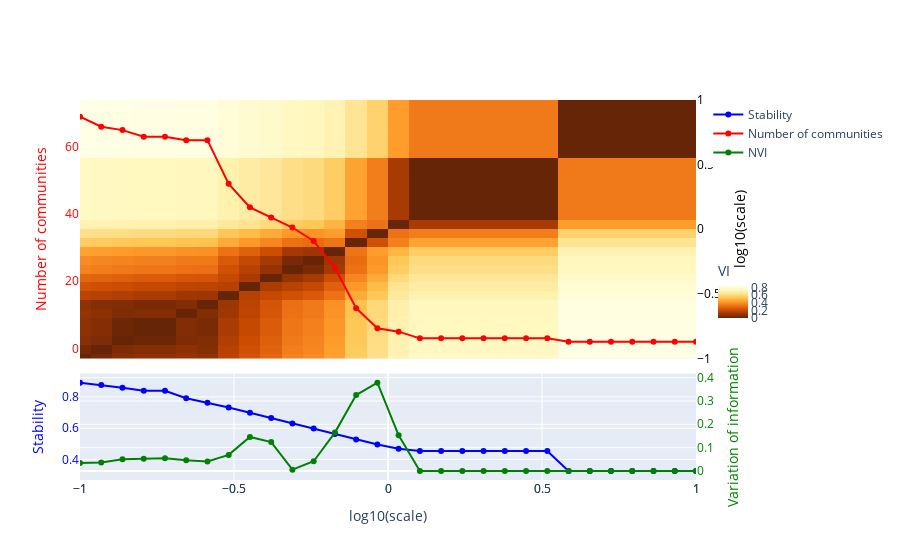

Notebook cell for this chart:
### Code cell
# plot the results using plotly
plotting.plot_scan(all_results,use_plotly=True)

### Figure 1 — Plotly figure (JSON) as saved in the notebook; plotly's stock layout.template omitted (floating-point values rounded to 4 significant figures; data arrays with more than 128 entries replaced by an {"elided": "..."} marker saying what was removed)
{"data": [{"hovertemplate": "<b>scale</b>: %{x:.2f}, <br>%{text}<extra></extra>", "marker": {"color": "blue"}, "mode": "lines+markers", "name": "Stability", "text": ["Number of communities: 69, <br> Stability: 0.891,\n        <br> Normalised Variation Information: 0.034, <br> Index: 0", "Number of communities: 66, <br> Stability: 0.876,\n        <br> Normalised Variation Information: 0.036, <br> Index: 1", "Number of communities: 65, <br> Stability: 0.858,\n        <br> Normalised Variation Information: 0.05, <br> Index: 2", "Number of communities: 63, <br> Stability: 0.839,\n        <br> Normalised Variation Information: 0.053, <br> Index: 3", "Number of communities: 63, <br> Stability: 0.839,\n        <br> Normalised Variation Information: 0.054, <br> Index: 4", "Number of communities: 62, <br> Stability: 0.791,\n        <br> Normalised Variation Information: 0.046, <br> Index: 5", "Number of communities: 62, <br> Stability: 0.763,\n        <br> Normalised Variation Information: 0.041, <br> Index: 6", "Number of communities: 49, <br> Stability: 0.732,\n        <br> Normalised Variation Information: 0.069, <br> Index: 7", "Number of communities: 42, <br> Stability: 0.699,\n        <br> Normalised Variation Information: 0.146, <br> Index: 8", "Number of communities: 39, <br> Stability: 0.665,\n        <br> Normalised Variation Information: 0.124, <br> Index: 9", "Number of communities: 36, <br> Stability: 0.631,\n        <br> Normalised Variation Information: 0.005, <br> Index: 10", "Number of communities: 32, <br> Stability: 0.598,\n        <br> Normalised Variation Information: 0.042, <br> Index: 11", "Number of communities: 24, <br> Stability: 0.563,\n        <br> Normalised Variation Information: 0.164, <br> Index: 12", "Number of communities: 12, <br> Stability: 0.528,\n        <br> Normalised Variation Information: 0.325, <br> Index: 13", "Number of communities: 6, <br> Stability: 0.496,\n        <br> Normalised Variation Information: 0.378, <br> Index: 14", "Number of communities: 5, <br> Stability: 0.468,\n        <br> Normalised Variation Information: 0.153, <br> Index: 15", "Number of communities: 3, <br> Stability: 0.454,\n        <br> Normalised Variation Information: 0.0, <br> Index: 16", "Number of communities: 3, <br> Stability: 0.454,\n        <br> Normalised Variation Information: 0.0, <br> Index: 17", "Number of communities: 3, <br> Stability: 0.454,\n        <br> Normalised Variation Information: 0.0, <br> Index: 18", "Number of communities: 3, <br> Stability: 0.454,\n        <br> Normalised Variation Information: 0.0, <br> Index: 19", "Number of communities: 3, <br> Stability: 0.454,\n        <br> Normalised Variation Information: 0.0, <br> Index: 20", "Number of communities: 3, <br> Stability: 0.454,\n        <br> Normalised Variation Information: 0.0, <br> Index: 21", "Number of communities: 3, <br> Stability: 0.454,\n        <br> Normalised Variation Information: 0.0, <br> Index: 22", "Number of communities: 2, <br> Stability: 0.327,\n        <br> Normalised Variation Information: 0.0, <br> Index: 23", "Number of communities: 2, <br> Stability: 0.327,\n        <br> Normalised Variation Information: 0.0, <br> Index: 24", "Number of communities: 2, <br> Stability: 0.327,\n        <br> Normalised Variation Information: 0.0, <br> Index: 25", "Number of communities: 2, <br> Stability: 0.327,\n        <br> Normalised Variation Information: 0.0, <br> Index: 26", "Number of communities: 2, <br> Stability: 0.327,\n        <br> Normalised Variation Information: 0.0, <br> Index: 27", "Number of communities: 2, <br> Stability: 0.327,\n        <br> Normalised Variation Information: 0.0, <br> Index: 28", "Number of communities: 2, <br> Stability: 0.327,\n        <br> Normalised Variation Information: 0.0, <br> Index: 29"], "type": "scatter", "x": [-1, -0.931, -0.8621, -0.7931, -0.7241, -0.6552, -0.5862, -0.5172, -0.4483, -0.3793, -0.3103, -0.2414, -0.1724, -0.1034, -0.03448, 0.03448, 0.1034, 0.1724, 0.2414, 0.3103, 0.3793, 0.4483, 0.5172, 0.5862, 0.6552, 0.7241, 0.7931, 0.8621, 0.931, 1], "y": [0.8908, 0.8757, 0.8584, 0.8387, 0.8387, 0.7912, 0.7629, 0.7322, 0.6994, 0.6651, 0.6306, 0.5977, 0.5629, 0.5285, 0.4961, 0.4685, 0.454, 0.454, 0.454, 0.454, 0.454, 0.454, 0.454, 0.3274, 0.3274, 0.3274, 0.3274, 0.3274, 0.3274, 0.3274]}, {"hovertemplate": "<b>scale</b>: %{x:.2f}, <br>%{text}<extra></extra>", "marker": {"color": "red"}, "mode": "lines+markers", "name": "Number of communities", "text": ["Number of communities: 69, <br> Stability: 0.891,\n        <br> Normalised Variation Information: 0.034, <br> Index: 0", "Number of communities: 66, <br> Stability: 0.876,\n        <br> Normalised Variation Information: 0.036, <br> Index: 1", "Number of communities: 65, <br> Stability: 0.858,\n        <br> Normalised Variation Information: 0.05, <br> Index: 2", "Number of communities: 63, <br> Stability: 0.839,\n        <br> Normalised Variation Information: 0.053, <br> Index: 3", "Number of communities: 63, <br> Stability: 0.839,\n        <br> Normalised Variation Information: 0.054, <br> Index: 4", "Number of communities: 62, <br> Stability: 0.791,\n        <br> Normalised Variation Information: 0.046, <br> Index: 5", "Number of communities: 62, <br> Stability: 0.763,\n        <br> Normalised Variation Information: 0.041, <br> Index: 6", "Number of communities: 49, <br> Stability: 0.732,\n        <br> Normalised Variation Information: 0.069, <br> Index: 7", "Number of communities: 42, <br> Stability: 0.699,\n        <br> Normalised Variation Information: 0.146, <br> Index: 8", "Number of communities: 39, <br> Stability: 0.665,\n        <br> Normalised Variation Information: 0.124, <br> Index: 9", "Number of communities: 36, <br> Stability: 0.631,\n        <br> Normalised Variation Information: 0.005, <br> Index: 10", "Number of communities: 32, <br> Stability: 0.598,\n        <br> Normalised Variation Information: 0.042, <br> Index: 11", "Number of communities: 24, <br> Stability: 0.563,\n        <br> Normalised Variation Information: 0.164, <br> Index: 12", "Number of communities: 12, <br> Stability: 0.528,\n        <br> Normalised Variation Information: 0.325, <br> Index: 13", "Number of communities: 6, <br> Stability: 0.496,\n        <br> Normalised Variation Information: 0.378, <br> Index: 14", "Number of communities: 5, <br> Stability: 0.468,\n        <br> Normalised Variation Information: 0.153, <br> Index: 15", "Number of communities: 3, <br> Stability: 0.454,\n        <br> Normalised Variation Information: 0.0, <br> Index: 16", "Number of communities: 3, <br> Stability: 0.454,\n        <br> Normalised Variation Information: 0.0, <br> Index: 17", "Number of communities: 3, <br> Stability: 0.454,\n        <br> Normalised Variation Information: 0.0, <br> Index: 18", "Number of communities: 3, <br> Stability: 0.454,\n        <br> Normalised Variation Information: 0.0, <br> Index: 19", "Number of communities: 3, <br> Stability: 0.454,\n        <br> Normalised Variation Information: 0.0, <br> Index: 20", "Number of communities: 3, <br> Stability: 0.454,\n        <br> Normalised Variation Information: 0.0, <br> Index: 21", "Number of communities: 3, <br> Stability: 0.454,\n        <br> Normalised Variation Information: 0.0, <br> Index: 22", "Number of communities: 2, <br> Stability: 0.327,\n        <br> Normalised Variation Information: 0.0, <br> Index: 23", "Number of communities: 2, <br> Stability: 0.327,\n        <br> Normalised Variation Information: 0.0, <br> Index: 24", "Number of communities: 2, <br> Stability: 0.327,\n        <br> Normalised Variation Information: 0.0, <br> Index: 25", "Number of communities: 2, <br> Stability: 0.327,\n        <br> Normalised Variation Information: 0.0, <br> Index: 26", "Number of communities: 2, <br> Stability: 0.327,\n        <br> Normalised Variation Information: 0.0, <br> Index: 27", "Number of communities: 2, <br> Stability: 0.327,\n        <br> Normalised Variation Information: 0.0, <br> Index: 28", "Number of communities: 2, <br> Stability: 0.327,\n        <br> Normalised Variation Information: 0.0, <br> Index: 29"], "type": "scatter", "x": [-1, -0.931, -0.8621, -0.7931, -0.7241, -0.6552, -0.5862, -0.5172, -0.4483, -0.3793, -0.3103, -0.2414, -0.1724, -0.1034, -0.03448, 0.03448, 0.1034, 0.1724, 0.2414, 0.3103, 0.3793, 0.4483, 0.5172, 0.5862, 0.6552, 0.7241, 0.7931, 0.8621, 0.931, 1], "xaxis": "x2", "y": [69, 66, 65, 63, 63, 62, 62, 49, 42, 39, 36, 32, 24, 12, 6, 5, 3, 3, 3, 3, 3, 3, 3, 2, 2, 2, 2, 2, 2, 2], "yaxis": "y4"}, {"hovertemplate": "<b>scale</b>: %{x:.2f}, <br>%{text}<extra></extra>", "marker": {"color": "green"}, "mode": "lines+markers", "name": "NVI", "opacity": 1, "text": ["Number of communities: 69, <br> Stability: 0.891,\n        <br> Normalised Variation Information: 0.034, <br> Index: 0", "Number of communities: 66, <br> Stability: 0.876,\n        <br> Normalised Variation Information: 0.036, <br> Index: 1", "Number of communities: 65, <br> Stability: 0.858,\n        <br> Normalised Variation Information: 0.05, <br> Index: 2", "Number of communities: 63, <br> Stability: 0.839,\n        <br> Normalised Variation Information: 0.053, <br> Index: 3", "Number of communities: 63, <br> Stability: 0.839,\n        <br> Normalised Variation Information: 0.054, <br> Index: 4", "Number of communities: 62, <br> Stability: 0.791,\n        <br> Normalised Variation Information: 0.046, <br> Index: 5", "Number of communities: 62, <br> Stability: 0.763,\n        <br> Normalised Variation Information: 0.041, <br> Index: 6", "Number of communities: 49, <br> Stability: 0.732,\n        <br> Normalised Variation Information: 0.069, <br> Index: 7", "Number of communities: 42, <br> Stability: 0.699,\n        <br> Normalised Variation Information: 0.146, <br> Index: 8", "Number of communities: 39, <br> Stability: 0.665,\n        <br> Normalised Variation Information: 0.124, <br> Index: 9", "Number of communities: 36, <br> Stability: 0.631,\n        <br> Normalised Variation Information: 0.005, <br> Index: 10", "Number of communities: 32, <br> Stability: 0.598,\n        <br> Normalised Variation Information: 0.042, <br> Index: 11", "Number of communities: 24, <br> Stability: 0.563,\n        <br> Normalised Variation Information: 0.164, <br> Index: 12", "Number of communities: 12, <br> Stability: 0.528,\n        <br> Normalised Variation Information: 0.325, <br> Index: 13", "Number of communities: 6, <br> Stability: 0.496,\n        <br> Normalised Variation Information: 0.378, <br> Index: 14", "Number of communities: 5, <br> Stability: 0.468,\n        <br> Normalised Variation Information: 0.153, <br> Index: 15", "Number of communities: 3, <br> Stability: 0.454,\n        <br> Normalised Variation Information: 0.0, <br> Index: 16", "Number of communities: 3, <br> Stability: 0.454,\n        <br> Normalised Variation Information: 0.0, <br> Index: 17", "Number of communities: 3, <br> Stability: 0.454,\n        <br> Normalised Variation Information: 0.0, <br> Index: 18", "Number of communities: 3, <br> Stability: 0.454,\n        <br> Normalised Variation Information: 0.0, <br> Index: 19", "Number of communities: 3, <br> Stability: 0.454,\n        <br> Normalised Variation Information: 0.0, <br> Index: 20", "Number of communities: 3, <br> Stability: 0.454,\n        <br> Normalised Variation Information: 0.0, <br> Index: 21", "Number of communities: 3, <br> Stability: 0.454,\n        <br> Normalised Variation Information: 0.0, <br> Index: 22", "Number of communities: 2, <br> Stability: 0.327,\n        <br> Normalised Variation Information: 0.0, <br> Index: 23", "Number of communities: 2, <br> Stability: 0.327,\n        <br> Normalised Variation Information: 0.0, <br> Index: 24", "Number of communities: 2, <br> Stability: 0.327,\n        <br> Normalised Variation Information: 0.0, <br> Index: 25", "Number of communities: 2, <br> Stability: 0.327,\n        <br> Normalised Variation Information: 0.0, <br> Index: 26", "Number of communities: 2, <br> Stability: 0.327,\n        <br> Normalised Variation Information: 0.0, <br> Index: 27", "Number of communities: 2, <br> Stability: 0.327,\n        <br> Normalised Variation Information: 0.0, <br> Index: 28", "Number of communities: 2, <br> Stability: 0.327,\n        <br> Normalised Variation Information: 0.0, <br> Index: 29"], "type": "scatter", "x": [-1, -0.931, -0.8621, -0.7931, -0.7241, -0.6552, -0.5862, -0.5172, -0.4483, -0.3793, -0.3103, -0.2414, -0.1724, -0.1034, -0.03448, 0.03448, 0.1034, 0.1724, 0.2414, 0.3103, 0.3793, 0.4483, 0.5172, 0.5862, 0.6552, 0.7241, 0.7931, 0.8621, 0.931, 1], "xaxis": "x", "y": [0.034, 0.03586, 0.04958, 0.05255, 0.05401, 0.04628, 0.04085, 0.06881, 0.1457, 0.1236, 0.00544, 0.04155, 0.1644, 0.3252, 0.3785, 0.1528, 1.702e-15, 1.702e-15, 1.702e-15, 1.702e-15, 1.702e-15, 1.702e-15, 1.702e-15, 1.285e-15, 1.285e-15, 1.285e-15, 1.285e-15, 1.285e-15, 1.285e-15, 1.285e-15], "yaxis": "y3"}, {"colorbar": {"len": 0.2, "title": {"text": "VI"}, "y": 0.5, "yanchor": "middle"}, "colorscale": [[0, "rgb(102,37,6)"], [0.125, "rgb(153,52,4)"], [0.25, "rgb(204,76,2)"], [0.375, "rgb(236,112,20)"], [0.5, "rgb(254,153,41)"], [0.625, "rgb(254,196,79)"], [0.75, "rgb(254,227,145)"], [0.875, "rgb(255,247,188)"], [1, "rgb(255,255,229)"]], "hoverinfo": "skip", "showscale": true, "type": "heatmap", "x": [-1, -0.931, -0.8621, -0.7931, -0.7241, -0.6552, -0.5862, -0.5172, -0.4483, -0.3793, -0.3103, -0.2414, -0.1724, -0.1034, -0.03448, 0.03448, 0.1034, 0.1724, 0.2414, 0.3103, 0.3793, 0.4483, 0.5172, 0.5862, 0.6552, 0.7241, 0.7931, 0.8621, 0.931, 1], "xaxis": "x2", "y": [-1, -0.931, -0.8621, -0.7931, -0.7241, -0.6552, -0.5862, -0.5172, -0.4483, -0.3793, -0.3103, -0.2414, -0.1724, -0.1034, -0.03448, 0.03448, 0.1034, 0.1724, 0.2414, 0.3103, 0.3793, 0.4483, 0.5172, 0.5862, 0.6552, 0.7241, 0.7931, 0.8621, 0.931, 1], "yaxis": "y2", "z": {"elided": "30x30 float values"}}], "layout": {"xaxis": {"range": [-1, 1], "title": {"text": "log10(scale)"}}, "xaxis2": {"range": [-1, 1]}, "yaxis": {"domain": [0, 0.28], "tickfont": {"color": "blue"}, "title": {"font": {"color": "blue"}, "text": "Stability"}}, "yaxis2": {"domain": [0.32, 1], "range": [-1, 1], "side": "right", "tickfont": {"color": "black"}, "title": {"font": {"color": "black"}, "text": "log10(scale)"}}, "yaxis3": {"overlaying": "y", "showticklabels": true, "side": "right", "tickfont": {"color": "green"}, "title": {"font": {"color": "green"}, "text": "Variation of information"}}, "yaxis4": {"overlaying": "y2", "tickfont": {"color": "red"}, "title": {"font": {"color": "red"}, "text": "Number of communities"}}}}
